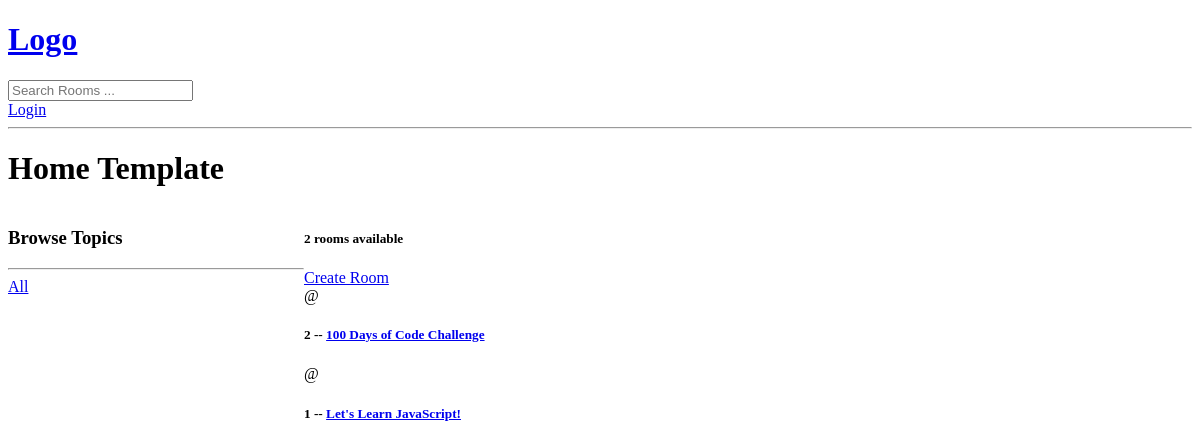
The app's page /, older data.
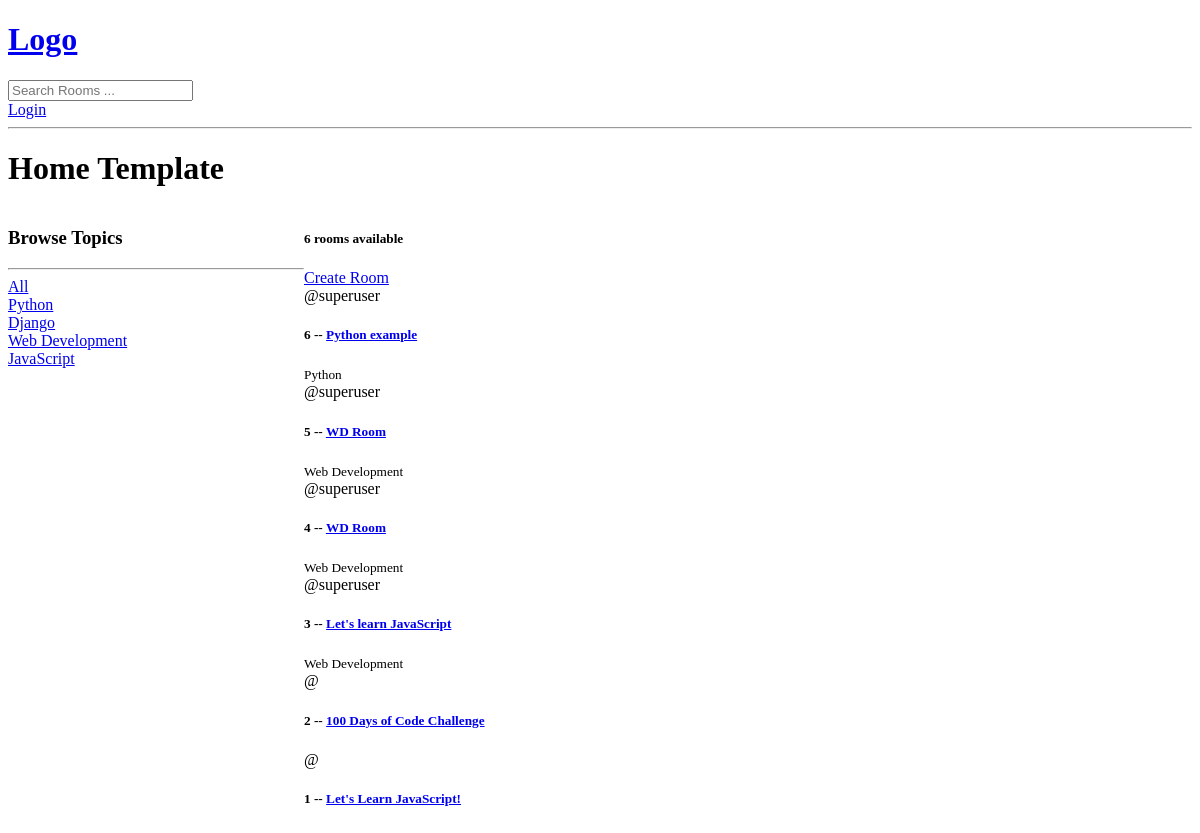
The same page, newer data.
### study/models.py (models this page shows, shortened)
class Room(models.Model):
    host = models.ForeignKey(User, on_delete=models.SET_NULL, null=True)
    topic = models.ForeignKey(Topic, on_delete=models.SET_NULL, null=True)
    name = models.CharField(max_length=200)
    description = models.TextField(null=True, blank=True)
    updated = models.DateTimeField(auto_now=True)
    created = models.DateTimeField(auto_now_add=True)
    class Meta:
        ordering = ['-updated', '-created']

class Topic(models.Model):
    name = models.CharField(max_length=200)

### study/views.py (the view)
# urls.py: path('', views.index, name="home"),
def index(request):
    q = request.GET.get('q') if request.GET.get('q') != None else ''
    rooms = Room.objects.filter(
        Q(topic__name__icontains=q) |
        Q(name__icontains=q) |
        Q(description__icontains=q)
        )
    topics = Topic.objects.all()
    room_count = rooms.count() # faster than the python .len() method
    context = {'rooms': rooms, 'topics': topics, 'room_count': room_count}
    return render(request, 'base/index.html', context)

### templates/base/index.html (shortened to what this page needs)
{% extends 'main.html' %}
{% block content %}
<h1>Home Template</h1>
<div class="home-container">
    <div>
        <h3>Browse Topics</h3>
        <hr>
        <div>
            <a href="{% url 'home' %}">All</a>
        </div>
        {% for topic in topics %}
            <div>
                <a href="{% url 'home' %}?q={{topic.name}}">{{topic.name}}</a>
            </div>
        {% endfor %}
    </div>
    <div>
        <h5>{{room_count}} rooms available</h5>
        <a href="{% url 'create-room' %}">Create Room</a>
        <div>
            {% for room in rooms %}
            <div>
                <span>@{{room.host.username}}</span>
                <h5>{{room.id}} -- <a href="{% url 'room' room.id %}"> {{room.name}}</a></h5>
                <small>{{room.topic.name}}</small>
            </div>
            {% endfor %}
        </div>
    </div>
</div>
{% endblock content %}

Row changes from the older to the newer data that the page shows:
added Topic: name "Python"
added Topic: name "Django"
added Topic: name "Web Development"
added Topic: name "JavaScript"
added Room: host.username "superuser", id "6", name "Python example", topic.name "Python"
added Room: host.username "superuser", id "5", name "WD Room", topic.name "Web Development"
added Room: host.username "superuser", id "4", name "WD Room", topic.name "Web Development"
added Room: host.username "superuser", id "3", name "Let's learn JavaScript", topic.name "Web Development"
Text that changed along with them:
{{ room_count }}: "2" → "6"
